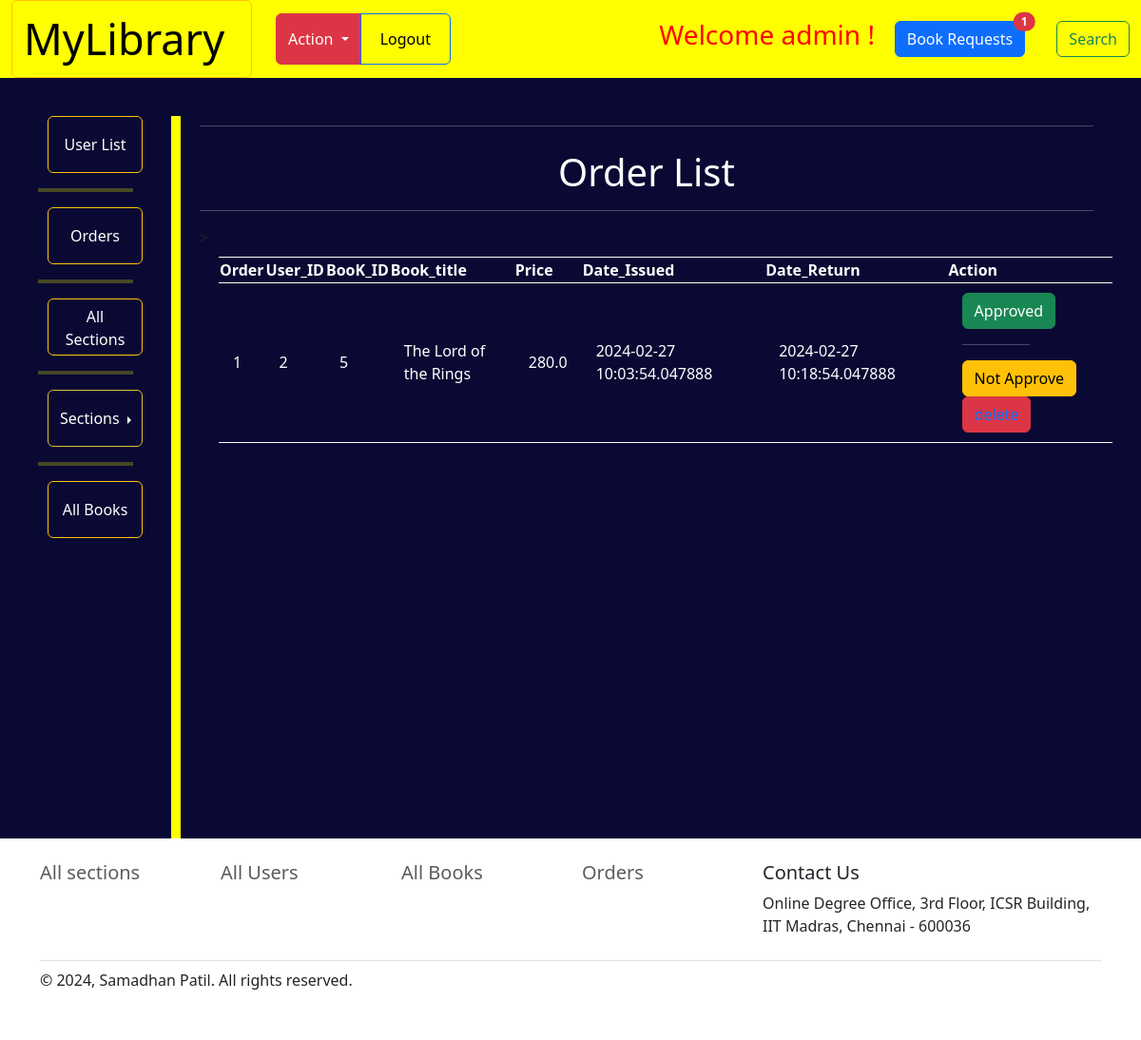
Page /orders (signed in) on the committed database.
### application/model.py (models this page shows, shortened)
class User(db.Model,UserMixin):
    __tablename__=  "user"
    user_id = db.Column(db.Integer, primary_key = True, autoincrement = True)
    user_mail =  db.Column(db.String(30), nullable = False, unique = True)
    password = db.Column(db.String(80), nullable = False)
    user_name = db.Column(db.String())
    profile_img_path = db.Column(db.String(), default ="static\Images\dummy.jpg")
    role = db.Column(db.String(128), default='user', nullable=False)

class Cart(db.Model):
    id = db.Column(db.Integer, primary_key=True)
    user_id = db.Column(db.Integer, db.ForeignKey('user.user_id'), nullable=False)
    book_id = db.Column(db.Integer, db.ForeignKey('book.book_id'), nullable=False)
    book_title = db.Column(db.String, db.ForeignKey('book.book_title'), nullable=False)
    section_name = db.Column(db.String(), db.ForeignKey('section.section_name'))
    book_price = db.Column(db.Float, db.ForeignKey('book.book_price'), nullable=False)
    paid = db.Column(db.String, default = 'No')
    status = db.Column(db.Integer, default = 0, nullable=False)
    date_issued = db.Column(db.DateTime(), default=None)
    date_return = db.Column(db.DateTime(), default=None)

### application/controllers.py (the view)
@app.route('/orders', methods=["POST", "GET"])
@login_required
def orders():
    if current_user.role == 'admin':
        if request.method == "GET":
            orders = Cart.query.all()
            num = len(orders)
            sections = Section.query.all()
            books = Book.query.all()
            return render_template("admin/orders.html", orders = orders, books = books, sections = sections, num = num)
    else:
        return "Please login as Admin to access this page"

### application/controllers.py (called while the page is built)
@login_manager.user_loader
def load_user(id):
    return User.query.get(id)

### templates/admin/orders.html (shortened to what this page needs)
{% extends 'admin/adminbase.html' %}
{% block content %}
        <div class="container" style="margin-left: 10px; margin-right: 50px; padding-top: 50px;">
            <div class="row gy-2">
              <hr style="color: white;">
              <h1 style="color: white; text-align: center;">Order List</h1>
              <hr style="color: white;">
              <table>
                <thead>
                  <tr>
                    <th scope="col">Order</th>
                    <th scope="col">User_ID</th>
                    <th scope="col">BooK_ID</th>
                    <th scope="col">Book_title</th>
                    <th scope="col">Price</th>
                    <th scope="col">Date_Issued</th>
                    <th scope="col">Date_Return</th>
                    <th scope="col">Action</th>
                  </tr>
                </thead>
                <tbody>
                  <tr>
                    {% for order in orders %}
                    <td scope="col">{{order.id}}</td>
                    <td scope="col">{{order.user_id}}</td>
                    <td scope="col">{{order.book_id}}</td>
                    <td scope="col">{{order.book_title}}</td>
                    <td scope="col">{{order.book_price}}</td>
                    <td scope="col">{{order.date_issued}}</td>
                    <td scope="col">{{order.date_return}}</td>
                    <td>
                      {% if order.status == 1 %}
                      <button class="btn btn-success" style="margin-top: 10px;">Approved</button>
                      {% else %}
                      <a href="/admin/approve/{{order.id}}">
                        <button class="btn btn-warning">Approve</button>
                    </a>
                    {% endif %}
                      <hr style="width: 50%;">
                      {% if order.status == 2 %}
                      <button class="btn btn-success" style="margin-top: 10px;">Rejected</button>
                      {% else %}
                      <a href="/admin/notapprove/{{order.id}}">
                        <button class="btn btn-warning">Not Approve</button>
                    </a>
                    {% endif %}
                      <button type=submit class="btn btn-danger" style="margin-bottom: 10px;" > <a href= {{ url_for('delete_from_cart', book_id = order.book_id) }} style="text-decoration:none;"> delete </a> </button>
                    </td>
                  </tr>
                  {% endfor %}
                </tbody>
              </table>
            </div>
          </div>
      </section>
     </div>
{% endblock %}

### templates/admin/adminbase.html (shortened to what this page needs)
<!DOCTYPE html>
<html>
<head>
  <link rel="stylesheet" href="https://cdnjs.cloudflare.com/ajax/libs/font-awesome/4.7.0/css/font-awesome.min.css">
  <link rel="stylesheet" href="https://cdn.jsdelivr.net/npm/bootstrap-icons@1.5.0/font/bootstrap-icons.css" />
  <link href="https://cdn.jsdelivr.net/npm/bootstrap@5.3.0-alpha1/dist/css/bootstrap.min.css" rel="stylesheet"
>
</head>
<body>
  <nav class="navbar navbar-expand-lg bg-body-tertiary" style="margin: 0;padding: 0;">
    <div class="container-fluid">
    <button type="button" class="btn btn-outline-warning"><a class="navbar-brand" style="font-size: 45px;text-align: center;" href="/admin_dashboard">MyLibrary</a></button>
      <div class="collapse navbar-collapse" id="navbarSupportedContent">
        <ul class="navbar-nav me-auto mb-2 mb-lg-0">
          <div class="btn-group" role="group" aria-label="Basic outlined example">
            <div class="btn-group">
              <button type="button" class="btn btn-danger dropdown-toggle" data-bs-toggle="dropdown" aria-expanded="false">
                Action
              </button>
            </div>
            <button type="button" class="btn btn-outline-primary"><a class="nav-link active" aria-current="page" href="/logout">Logout</a></button>
          </div>
          </ul>
        <h3><div style="color: red;">Welcome {{current_user.user_name}} !</div></h3>
         <button type="button" class="btn btn-primary position-relative" style="color: white;">
          <a style="text-decoration: none; color: white;" href="/orders">Book Requests</a>
          <span class="position-absolute top-0 start-100 translate-middle badge rounded-pill bg-danger">
            {{ num }}
          </span>
        </button>
          <a href="/search"> <button class="btn btn-outline-success" type="submit">Search</button></a>
      </div>
    </div>
  </nav>
  <div style="margin: 0;padding: 0;">
    <section class="d-flex justify-content align-items-top h-80 min-vh-100" style="background-color: rgb(9, 9, 51);">
      <div class="col-lg-1" style=" margin: 40px;">
        <button type="button" class="btn btn-outline-warning" style="height: 60px; width: 100px;margin-left: 10px;"><a style="text-decoration: none; color: white; " href="/all_users">User List</a></button>
        <hr style="border: 2px solid yellow;">
        <button type="button" class="btn btn-outline-warning" style="height: 60px; width: 100px; margin-left: 10px;"><a style="text-decoration: none; color: white; " href="/orders">Orders</a></button>
        <hr style="border: 2px solid yellow;">
        <button type="button" class="btn btn-outline-warning" style="height: 60px; width: 100px; margin-left: 10px;"><a style="text-decoration: none; color: white; " href="/all_sections">All Sections</a></button>
        <hr style="border: 2px solid yellow;">
        <div class="btn-group dropend" style="margin-left: 10px;">
          <button type="button" class="btn btn-secondary dropdown-toggle" data-bs-toggle="dropdown" aria-expanded="false" style="height: 60px;border-color: rgb(223, 191, 47); width: 100px; background: transparent;">
            Sections
          </button>
        </div>
        <hr style="border: 2px solid yellow;">
        <button type="button" class="btn btn-outline-warning" style="height: 60px; width: 100px; margin-left: 10px;"><a style="text-decoration: none; color: white; " href="/all_books">All Books</a></button>
      </div>
      <div class="col-lg-1" style=" margin-top: 40px; width: 20px;">
        <div class="vl"></div>
      </div>
      {% block content %}
      {% endblock %}
  <div class="container">
    <footer class="py-4" >
      <div class="row" >
        <div class="col-2">
          <h5><div class="nav-item mb-2"><a href="/all_sections" class="nav-link p-0 text-muted">All sections</a></div></h5>
        </div>
        <div class="col-2">
          <h5><div class="nav-item mb-2"><a href="/all_users" class="nav-link p-0 text-muted">All Users</a></div></h5>
        </div>
        <div class="col-2">
          <h5><div class="nav-item mb-2"><a href="/all_books" class="nav-link p-0 text-muted">All Books</a></div></h5>
        </div>
        <div class="col-2">
          <h5><div class="nav-item mb-2"><a href="/orders" class="nav-link p-0 text-muted">Orders</a></div></h5>
        </div>
        <div class="col-4 ">
            <h5>Contact Us</h5>
            <p>Online Degree Office, 3rd Floor, ICSR Building, IIT Madras, Chennai - 600036</p>
        </div>
      </div>
      <div class="d-flex justify-content-between py-2 my-2 border-top">
        <p>© 2024, Samadhan Patil. All rights reserved.</p>
      </div>
    </footer>
  </div>
</body>
</html>

### templates/admin/adminbase.html (style rules this page uses)
.container-fluid { background-color: yellow; }
table { border-collapse: collapse; margin-left: 20px; margin-right: 20px; margin-top: 50px; color: white; }
tr { border: solid; border-width: 1px 0; }
td { padding: 0 15px; }
.vl { border-left: 10px solid yellow; height: 100%; position: relative; }

### rows in the picture
User: user_name "admin"
Cart: id "1", user_id "2", book_id "5", book_title "The Lord of the Rings", book_price "280.0", date_issued "2024-02-27 10:03:54.047888", date_return "2024-02-27 10:18:54.047888", status "Approved"

### other values in the picture
{{ num }} "1"
